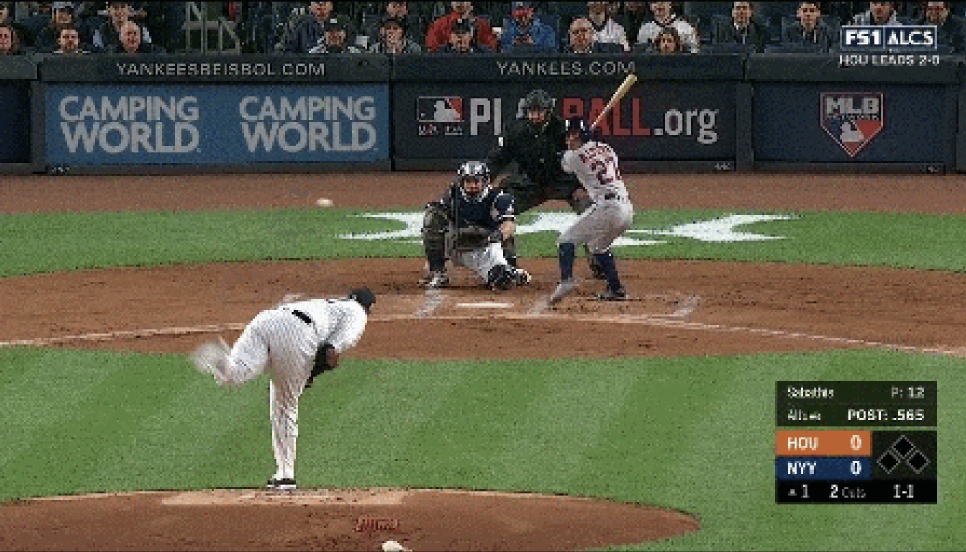
#> input picture Images/MLBdataset.png, 2896 x 1656 px, given in place of 4b_vsWASEDA.mp4, which was not available (shown at 1/3 size)
$ python practice2.py
#> lines starting #> are read from the running program, lines starting #| are printed output that depends on the picture; pictures that were not available may be replaced by others from this repository, and a replacement may not be noted
import cv2
import os
import json
import numpy as np
import matplotlib.pyplot as plt

def annotation(cap_url, f):
    frameWidth = 800
    frameHeight = 480
    cap = cv2.VideoCapture(cap_url)
    target_file = os.path.basename(cap_url)

    with open(f, 'r') as json_file:
#> (reads annotations.json from the repository)
        json_data = json.load(json_file)

    pitch_time = []
    for item in json_data:
        if item["name"] == target_file:
            for attribute in item["attributes"]:
                if attribute["key"] == "pitch":
                    pitch_time.extend(attribute["value"])

    fps = int(cap.get(cv2.CAP_PROP_FPS))
    total_frames = int(cap.get(cv2.CAP_PROP_FRAME_COUNT))
    base_name = os.path.splitext(os.path.basename(cap_url))[0]

    for frame_num in range(total_frames):
        ret, img = cap.read()
        if not ret:
            break

        img = cv2.resize(img, (frameWidth, frameHeight))

        for i, (start_frame, end_frame) in enumerate(pitch_time):
            if frame_num == start_frame:
                out = cv2.VideoWriter(
                    f'/Users/hibiyagenki/Desktop/{base_name}_pitch_scene_{i + 1}.mp4',
                    cv2.VideoWriter_fourcc(*'mp4v'),
                    fps,
                    (frameWidth, frameHeight)
                )

            if start_frame <= frame_num <= end_frame:
                img = cv2.rectangle(img,
                    (300, 150),
                    (420, 300),
                    (0, 0, 255),
                    6
                )
                out.write(img)

        cv2.imshow('HIBIYAVideo', img)
        if cv2.waitKey(1) & 0xFF == ord('q'):
            break
#> this loop made 1 pass; (key q is pressed on pass 1)
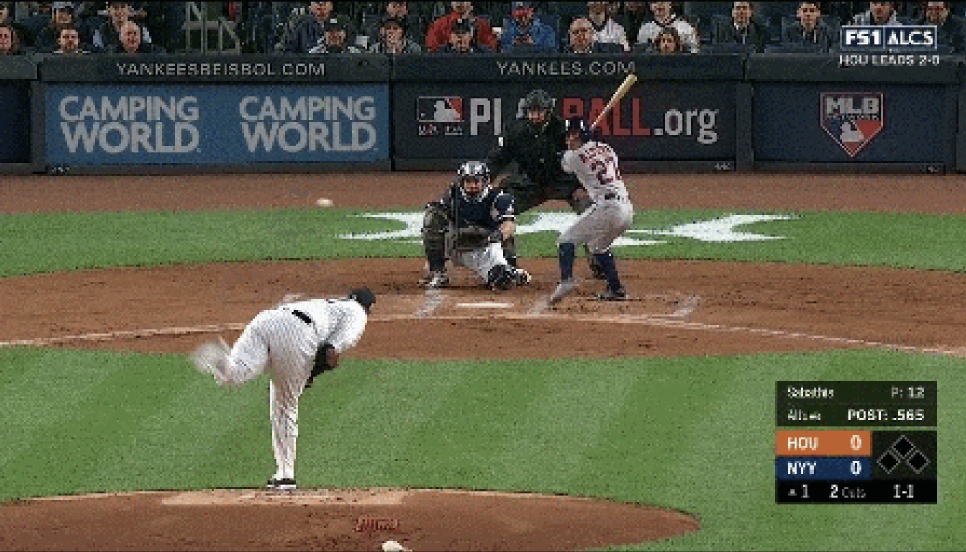
#> input picture Images/MLBdataset.png, 2896 x 1656 px, given in place of 4b_vsWASEDA.mp4, which was not available (shown at 1/3 size)
#> pass 1, in annotation, `img = cv2.resize(img, (frameWidth, frameHeight))`:
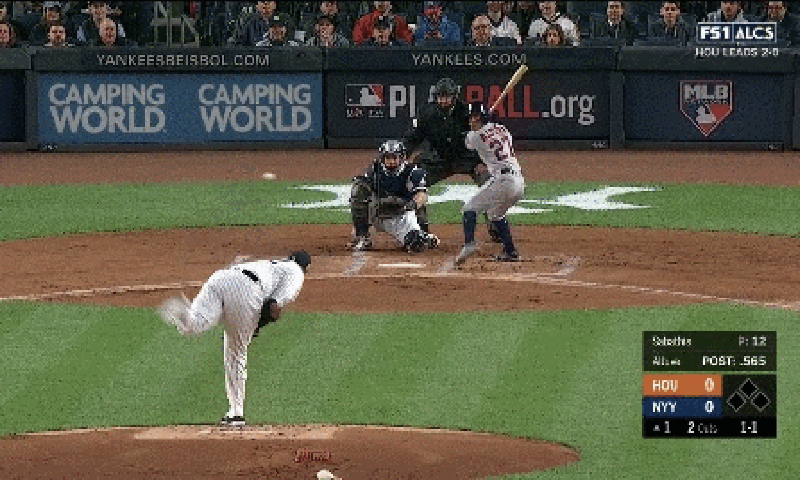
#> img: shape (480, 800, 3); mean B, G, R 70.9, 92.3, 93.2

    cap.release()
    cv2.destroyAllWindows()

def optical_flow(cap_url):
    cap = cv2.VideoCapture(cap_url)
    # Shi-Tomasiのコーナー検出パラメータ
    feature_params = dict( maxCorners = 100,
                       qualityLevel = 0.3,
                       minDistance = 7,
                       blockSize = 7 )

    # Lucas-Kanade法のパラメータ
    lk_params = dict( winSize  = (15,15),
                    maxLevel = 2,
                    criteria = (cv2.TERM_CRITERIA_EPS | cv2.TERM_CRITERIA_COUNT, 10, 0.03))
#> lk_params = {'winSize': (15, 15), 'maxLevel': 2, 'criteria': (3, 10, 0.03)}

        # ランダムに色を１００個生成（値0～255の範囲で100行3列のランダムなndarrayを生成）
    color = np.random.randint(0, 255, (100, 3))
    end_flag, frame = cap.read()
#> frame is the input picture: shape (1656, 2896, 3); mean B, G, R 70.9, 92.2, 93.2
    gray_prev = cv2.cvtColor(frame, cv2.COLOR_BGR2GRAY)
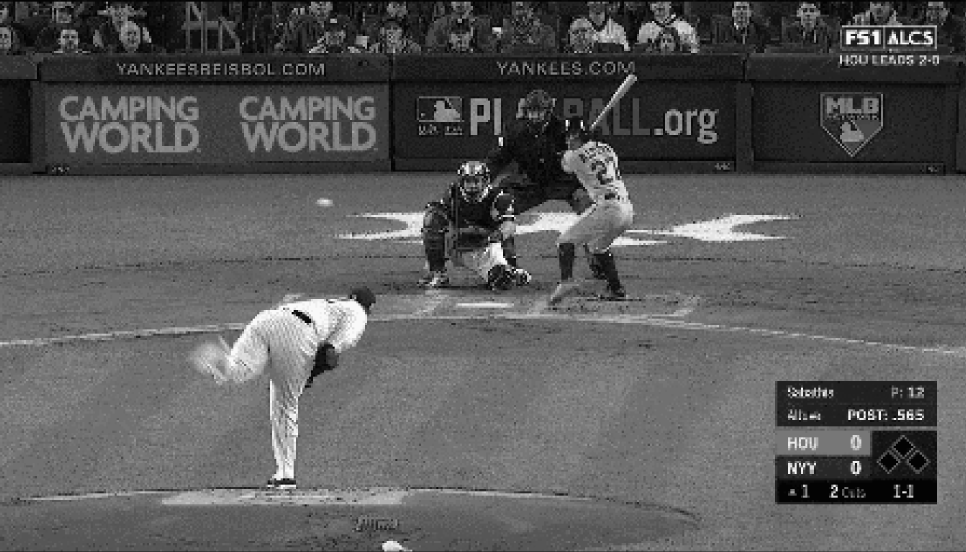
#> gray_prev: shape (1656, 2896) (shown at 1/3 size); min 0, max 249, mean 90.1
    feature_prev = cv2.goodFeaturesToTrack(gray_prev, mask = None, **feature_params)
#> feature_prev = 100 rows, first 8: [877, 939], [2709, 1477], [2504, 1463], [1699, 362], [2639, 1257], [2510, 1471], [2400, 1257], [2497, 1464]
    mask = np.zeros_like(frame)

    while(end_flag):
        # グレースケールに変換
        gray_next = cv2.cvtColor(frame, cv2.COLOR_BGR2GRAY)

        # オプティカルフロー検出
        feature_next, status, err = cv2.calcOpticalFlowPyrLK(gray_prev, gray_next, feature_prev, None, **lk_params)
#> feature_next has the same summary as feature_prev; status = 100 values from 1 to 1; err = 100 values from 0 to 0

        # オプティカルフローを検出した特徴点を選別（0：検出せず、1：検出した）
        good_prev = feature_prev[status == 1]
#> good_prev = 100 pairs, first value 826 to 2814, second value 47 to 1489
        good_next = feature_next[status == 1]
#> good_next has the same summary as good_prev

        # オプティカルフローを描画
        for i, (next_point, prev_point) in enumerate(zip(good_next, good_prev)):
            prev_x, prev_y = prev_point.ravel()
            next_x, next_y = next_point.ravel()
            prev_x, prev_y = int(prev_x), int(prev_y)
            next_x, next_y = int(next_x), int(next_y)

            mask = cv2.line(mask, (next_x, next_y), (prev_x, prev_y), color[i].tolist(), 2)
            frame = cv2.circle(frame, (next_x, next_y), 5, color[i].tolist(), -1)
#> this loop made 100 passes
#> (prev_x, prev_y, next_x, next_y) on passes 1 to 12: (877, 939, 877, 939), (2709, 1477, 2709, 1477), (2504, 1463, 2504, 1463), (1699, 362, 1699, 362), (2639, 1257, 2639, 1257), (2510, 1471, 2510, 1471), (2400, 1257, 2400, 1257), (2497, 1464, 2497, 1464), (2625, 130, 2625, 130), (2549, 130, 2549, 130), (2606, 1257, 2606, 1257), (2548, 1257, 2548, 1257)
        img = cv2.add(frame, mask)
#> img: shape (1656, 2896, 3)

        # ウィンドウに表示
        cv2.imshow('window', img)

        # ESCキー押下で終了
        if cv2.waitKey(30) & 0xff == 27:
#> (key q is pressed here)
            break
        gray_prev = gray_next.copy()
        feature_prev = good_next.reshape(-1, 1, 2)
        end_flag, frame = cap.read()

    cv2.destroyAllWindows()
    cap.release()


annotation('/Users/hibiyagenki/Downloads/4b_vsWASEDA.mp4', '/Users/hibiyagenki/Downloads/json/annotations.json')
optical_flow('/Users/hibiyagenki/Downloads/4b_vsWASEDA.mp4')
